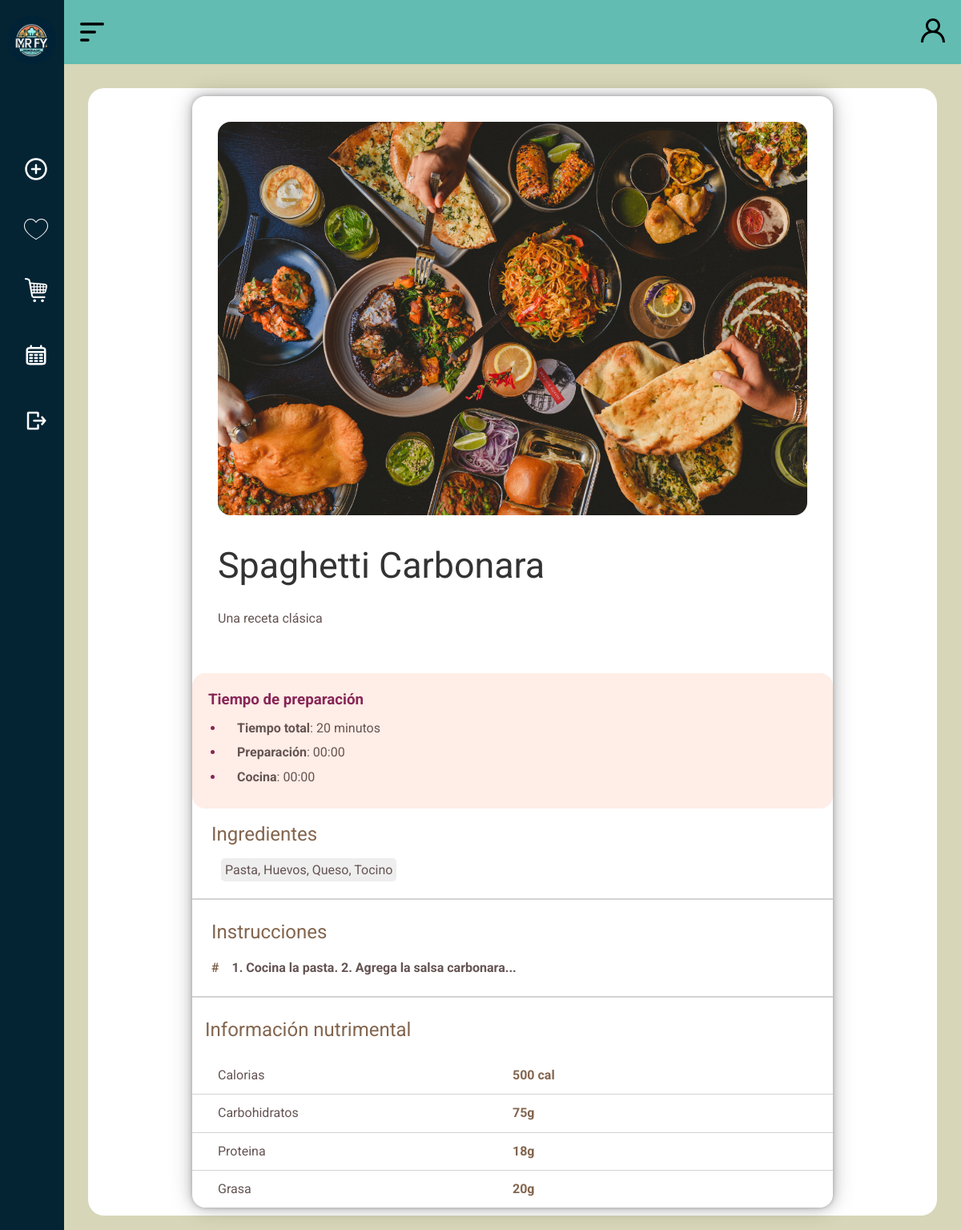
Page /recipe/1/ on the committed database.
### MRFY/models.py (models this page shows, shortened)
class Recipe(models.Model):
    IDReceta = models.IntegerField(primary_key=True)  # Clave primaria que coincide con la base de datos
    Nombre = models.CharField(max_length=100, null=False)
    Calorias = models.CharField(max_length=50, null=True)
    CarbHidratos = models.CharField(max_length=50, null=True)
    Proteinas = models.CharField(max_length=50, null=True)
    Grasas = models.CharField(max_length=50, null=True)
    Instrucciones = models.TextField(null=True)
    Etiquetas = models.CharField(max_length=100, null=True)
    Comentarios = models.TextField(null=True)
    Valoración = models.DecimalField(max_digits=3, decimal_places=1, null=True)
    TiempoPreparación = models.CharField(max_length=50, null=True)
    Ingredientes = models.TextField(null=True)

### MRFY/views.py (the view)
# urls.py: path('recipe/<int:id_receta>/', recipe, name='recipe_detail'),
def recipe(request, id_receta):
    receta = get_object_or_404(Recipe, IDReceta=id_receta)  # Obtiene la receta por ID o devuelve 404 si no existe
    return render(request, 'vista_receta/recipe.html', {'receta': receta})

### MRFY/templates/vista_receta/recipe.html (shortened to what this page needs)
{% load static %}
{% load custom_filters %}
<!DOCTYPE html>
<html lang="es">
<head>
    <link rel="stylesheet" href="{% static 'css/normalize.css' %}">
    <link rel="stylesheet" href="{% static 'css/estilos2.css' %}">
</head>
<body id="body">
    <header id="header" class="header_standard">
        <div class="icon__menu">
            <img src="{% static 'images/menu-alt-1-svgrepo-com.svg' %}" alt="icono" class="svg__icon" id="btn_open">
        </div>
        <div class="icon__login">
            <a href="#" class="login">
                <img src="{% static 'images/profile-1335-svgrepo-com.svg' %}" alt="" class="svg__icon" title="Iniciar sesion">
            </a>
        </div>
    </header>
    <div class="menu__side" id="menu_side">
        <div class="name__page">
            <img src="{% static 'images/icon.png' %}" alt="icono" class="icon">
        </div>
        <div class="options__menu">
            <a href="#">
                <div class="option">
                    <object data="{% static 'images/home-4-svgrepo-com.svg' %}" type="image/svg+xml" class="svg__icon" title="Inicio"></object>
                </div>
            </a>
            <a href="#">
                <div class="option">
                    <img src="{% static 'images/add-ellipse-svgrepo-com.svg' %}" alt="" class="svg__icon" title="Subir receta">
                </div>
            </a>
            <a href="#">
                <div class="option">
                    <img src="{% static 'images/hearth-svgrepo-com.svg' %}" alt="" class="svg__icon" title="Favoritos">
                </div>
            </a>
            <a href="#">
                <div class="option">
                    <img src="{% static 'images/shopping-cart-8-svgrepo-com.svg' %}" alt="" class="svg__icon" title="Lista de compras">
                </div>
            </a>
            <a href="#">
                <div class="option">
                    <img src="{% static 'images/calendar-days-svgrepo-com.svg' %}" alt="" class="svg__icon" title="Recetario semanal">
                </div>
            </a>
            <a href="#">
                <div class="option">
                    <img src="{% static 'images/exit-svgrepo-com.svg' %}" alt="" class="svg__icon" title="Cerrar sesión">
                </div>
            </a>
        </div>
    </div>
    <main>
        <div class="main__container" id="recipe__settings">
            <div class="container__recipe">
                <div class="recipe__img">
                    <img src="{% static 'images/wallpaper4.jpg' %}" alt="">
                </div>
                <div class="recipe__information">
                    <h1>{{ receta.Nombre }}</h1>
                    <p class="description">
                        {{ receta.Comentarios }}
                    </p>
                </div>
                <div class="recipe__prep__time">
                    <h3>Tiempo de preparación</h3>
                    <ul>
                        <li><span>Tiempo total</span>: {{ receta.TiempoPreparación }}</li>
                        <li><span>Preparación</span>: 00:00</li>
                        <li><span>Cocina</span>: 00:00</li>
                    </ul>
                </div>
                <div class="recipe__steps">
                    <h2>Ingredientes</h2>
                    <ul class="ingredients">
                        <span class="tag">{{ receta.Ingredientes }}</span>
                    </ul>
                </div>
                <hr>
                <div class="recipe__steps">
                    <h2>Instrucciones</h2>
                    <div class="instructions">
                        <div class="item">
                            <div class="num">#</div>
                            <p><span>{{ receta.Instrucciones }}</span></p>
                        </div>
                    </div>
                </div>
                <hr>
                <div class="nutrition__info">
                    <h2>Información nutrimental</h2>
                    <div class="nutrition__table">
                        <div class="item">
                            <p>Calorias</p>
                            <p class="ammount">{{ receta.Calorias }}</p>
                        </div>
                        <div class="item">
                            <p>Carbohidratos</p>
                            <p class="ammount">{{ receta.CarbHidratos }}</p>
                        </div>
                        <div class="item">
                            <p>Proteina</p>
                            <p class="ammount">{{ receta.Proteinas }}</p>
                        </div>
                        <div class="item">
                            <p>Grasa</p>
                            <p class="ammount">{{ receta.Grasas }}</p>
                        </div>
                    </div>
                </div>
            </div>
        </div>
    </main>
</body>
</html>

### MRFY/static/css/estilos2.css (style rules this page uses)
* { text-decoration: none; font-family: "Roboto", sans-serif; }
.svg__icon { width: 30px; height: 30px; }
.icon { width: 70px; height: 70px; }
body { margin-left: 80px; transition: margin-left 300ms cubic-bezier(0.785, 0.135, 0.15, 0.86); margin-top: 80px; background: #D7D6B8; }
main { padding: 20px; }
header { height: 80px; background-color: #62BCB2; display: flex; align-items: center; position: fixed; top: 0; z-index: 200; transition: width 300ms cubic-bezier(0.785, 0.135, 0.15, 0.86); }
.header_standard { width: calc(100% - 80px); }
.icon__menu { width: 50px; height: 100%; display: flex; justify-content: center; align-items: center; transform: translateX(10px); }
.icon__login { position: absolute; right: 0; width: 50px; height: 100%; display: flex; justify-content: center; align-items: center; }
.icon__menu .svg__icon { width: 40px; height: 40px; cursor: pointer; position: absolute; }
.menu__side { width: 80px; height: 100%; background: #042434; position: fixed; top: 0; left: 0; color: white; font-size: 18px; z-index: 300; overflow: hidden; overflow-y: scroll; transition: all 300ms cubic-bezier(0.785, 0.135, 0.15, 0.86); }
.menu__side { -ms-overflow-style: none; scrollbar-width: none; }
.name__page { padding: 10px 10px; display: flex; align-items: center; margin-top: 10px; }
.name__page .icon { margin-right: 20px; width: 60px; height: 60px; }
.options__menu { padding: 20px 30px; position: absolute; top: 80px; }
.options__menu a { color: #ffffffb2; cursor: default; display: block; position: relative; transition: color 300ms; }
.icon__login .login .svg__icon { margin-right: 20px; cursor: pointer; }
.options__menu .option { padding: 20px 0px; display: flex; align-items: center; position: relative; }
.options__menu .option .svg__icon { margin-right: 20px; cursor: pointer; }
.main__container { position: relative; margin: 10px; padding: 10px; border-radius: 20px; background: white; justify-content: center; align-items: center; }
.tag { background: #eee; padding: 5px; border-radius: 5px; }
#recipe__settings { color: #645452; min-height: 100vh; line-height: 1.4; display: grid; place-content: center; }
.container__recipe .recipe__img { padding: 2rem; border-radius: 1rem; overflow: hidden; }
.container__recipe .recipe__img img { border-radius: 1rem; }
.recipe__img img { max-width: 100%; display: block; }
.container__recipe h1 { color: #333333; font-size: 2.8rem; }
.container__recipe h2 { color: #83654e; margin-bottom: 1rem; padding-left: .5rem; }
.container__recipe h1, h2 { font-weight: 400; }
.recipe__steps { margin: 1rem 0; padding-left: 1rem; }
.nutrition__info { margin-top: 1rem; }
.nutrition__info h2 { padding-left: 1rem; }
.container__recipe ul { padding-left: 1.25rem; }
.container__recipe ul li::marker { color: #83654e; font-weight: bold; }
.container__recipe ul li { margin-bottom: .5rem; }
.container__recipe ul li span { color: #645452; margin-left: 1rem; font-weight: 700; }
.container__recipe hr { margin: 1.5rem 0; border: 1px solid #d3d3d3; }
.container__recipe { max-width: 800px; overflow: auto; background-color: white; box-shadow: 0 0 5px rgba(0, 0, 0, .2), 0 0 15px rgba(0, 0, 0, .2), 0 0 30px rgba(0, 0, 0, .2); border-radius: 1rem; }
.recipe__information { padding: 0rem 2rem 2rem 2rem; }
.description { margin: 1.5rem 0; }
.recipe__prep__time { background-color: #FFEDE7; padding: 1.25rem; border-radius: 1rem; }
.recipe__prep__time h3 { color: #872657; margin-bottom: .75rem; }
.recipe__prep__time ul li::marker { color: #872657; }
.instructions .item { padding-left: .5rem; margin-bottom: .5rem; display: flex; }
.instructions .item .num { color: #83654e; margin-right: 1rem; font-weight: 700; }
.instructions .item p span { font-weight: 700; }
.nutrition__table .item { padding: .75rem 2rem; display: flex; border-bottom: 1px solid #d3d3d3; }
.nutrition__table .item:last-child { border-bottom: 0; }
.nutrition__table .item p:nth-child(2) { color: #83654e; font-weight: 700; }
.nutrition__table .item >* { width: 100px; margin-right: auto; }

### rows in the picture
Recipe: Nombre "Spaghetti Carbonara", Comentarios "Una receta clásica", TiempoPreparación "20 minutos", Ingredientes "Pasta, Huevos, Queso, Tocino", Instrucciones "1. Cocina la pasta. 2. Agrega la salsa carbonara...", Calorias "500 cal", CarbHidratos "75g", Proteinas "18g", Grasas "20g"
